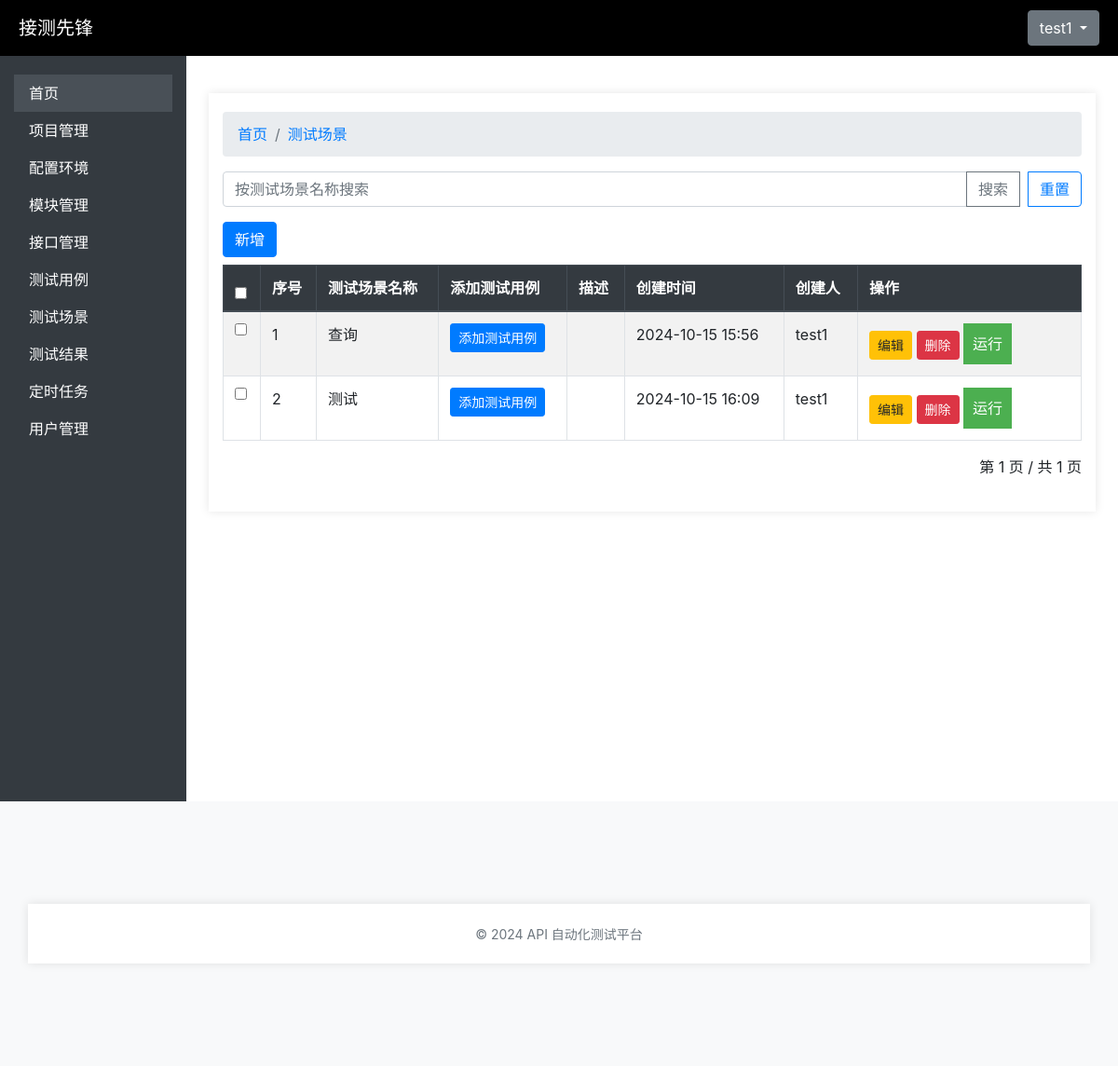
The page /testscenarios/testscenarios/ (signed in) on the database its author committed.
### user_management/models.py (models this page shows)
class Users(AbstractBaseUser):
    id = models.AutoField(primary_key=True)
    username = models.CharField(max_length=150, unique=True)
    email = models.EmailField(unique=True)
    password = models.CharField(max_length=128)
    status = models.BooleanField(default=True)  # 用户状态（是否激活）
    is_logged_in = models.BooleanField(default=False)  # 是否登录
    project = models.CharField(max_length=255, blank=True, null=True)  # 所属项目
    module = models.CharField(max_length=255, blank=True, null=True)  # 所属模块
    is_staff = models.BooleanField(default=False)  # 是否是员工
    is_superuser = models.BooleanField(default=False)  # 是否是超级用户
    USERNAME_FIELD = 'username'
    REQUIRED_FIELDS = ['email']
    objects = UserManager()  # 关联自定义用户管理器
    def __str__(self):
        return self.username
    class Meta:
        verbose_name = '用户信息表'
        verbose_name_plural = '用户信息表'

### testscenario/models.py (models this page shows, shortened)
class TestScenario(models.Model):
    id = models.AutoField(primary_key=True)
    name = models.CharField(max_length=100,verbose_name="场景名称")
    description = models.TextField(blank=True, null=True,verbose_name="描述")
    test_cases = models.ManyToManyField(TestCase, related_name='scenarios',verbose_name="测试用例")
    created_at = models.DateTimeField(auto_now_add=True)
    created_by = models.ForeignKey(Users, on_delete=models.SET_NULL, null=True, verbose_name="创建人")
    class Meta:
        verbose_name = '测试场景表'
        verbose_name_plural = '测试场景表'

### testscenario/views.py (the view)
# urls.py: path('testscenarios/', views.testscenario_list, name='testscenario_list'),
@login_required
def testscenario_list(request):
    query = request.GET.get('q')
    if query:
        testscenarios = TestScenario.objects.filter(name__icontains=query)
    else:
        testscenarios = TestScenario.objects.all()
        testcases = TestCase.objects.all()
    paginator = Paginator(testscenarios, 10)  # 每页显示10个项目
    page_number = request.GET.get('page')
    testscenarios_page = paginator.get_page(page_number)
    return render(request, 'testscenarios/testscenario_list.html', {'testscenarios': testscenarios_page, 'testcases': testcases,'paginator': paginator})

### api_test_platform/templates/testscenarios/testscenario_list.html (shortened to what this page needs)
{% extends 'base.html' %}
{% block content %}
<div class="container mt-4">
    <nav aria-label="breadcrumb">
        <ol class="breadcrumb">
          <li class="breadcrumb-item"><a href="#">首页</a></li>
          <li class="breadcrumb-item active" aria-current="page"><a href="#">测试场景</a></li>
        </ol>
      </nav>
    <div class="row mb-3">
        <div class="col-md-12">
            <form action="{% url 'testscenario_search' %}" method="get">
                <div class="input-group">
                    <input type="text" name="q" class="form-control" placeholder="按测试场景名称搜索" value="{{ request.GET.q }}">
                    <div class="input-group-append">
                        <button class="btn btn-outline-secondary" type="submit">搜索</button>
                        <a href="{% url 'testscenario_list' %}" class="btn btn-outline-primary ml-2">重置</a>
                    </div>
                </div>
            </form>
        </div>
    </div>
    <div class="row">
        <div class="col-md-12">
            <div class="d-flex justify-content-between mb-2">
                <a href="{% url 'testscenario_create' %}" class="btn btn-primary">新增</a>
            </div>
            <div class="table-responsive">
            <table class="table table-bordered table-striped">
                <thead class="thead-dark">
                    <tr>
                        <th style="width:40px"><input type="checkbox" id="select-all"></th>
                        <th style="width:60px">序号</th>
                        <th>测试场景名称</th>
                        <th>添加测试用例</th>
                        <th>描述</th>
                        <th>创建时间</th>
                        <th>创建人</th>
                        <th style="width:240px;">操作</th>
                    </tr>
                </thead>
                <tbody>
                    {% for testscenario in testscenarios %}
                    <tr>
                        <td><input type="checkbox" name="testscenario_ids" value="{{ testscenario.id }}"></td>
                        <td>{{ forloop.counter }}</td>
                        <td>{{ testscenario.name }}</td>
                        <td> <button class="btn btn-sm btn-primary" onclick="openModal({{ testscenario.id }})">添加测试用例</button>
                        </td>
                        <td>{{ testscenario.description }}</td>
                        <td>{{ testscenario.created_at|date:"Y-m-d H:i" }}</td>
                        <td>{{ testscenario.created_by }}</td>
                        <td>
                            <a href="{% url 'testscenario_update' testscenario.id %}" class="btn btn-sm btn-warning">编辑</a>
                            <button class="btn btn-sm btn-danger" onclick="openDeleteModal({{ testscenario.id }})">删除</button>
                            <button class="run-btn" data-id="{{ testscenario.id }}" class="btn btn-sm btn-secondary">
                                运行
                            </button>
                        </td>
                    </tr>
                    {% empty %}
                    <tr>
                        <td colspan="8" class="text-center">无匹配结果。</td>
                    </tr>
                    {% endfor %}
                </tbody>
            </table>
        </div>
 <div id="pages" class="d-flex justify-content-end">
    <nav>
        <ul class="pagination">
            <li class="step-links">
                <span class="current">
                    第 {{ testscenarios.number }} 页 / 共 {{ testscenarios.paginator.num_pages }} 页</span>
            </li>
        </ul>
    </nav>
</div>
        </div>
    </div>
</div>
{% endblock %}

### api_test_platform/templates/base.html (shortened to what this page needs)
<!DOCTYPE html>
<html lang="en">
<head>
    {% load static %}
    <link rel="stylesheet" type="text/css" href="{% static 'css/style.css' %}">
    <link rel="stylesheet" href="https://stackpath.bootstrapcdn.com/bootstrap/4.5.2/css/bootstrap.min.css">
    <link href="https://cdn.jsdelivr.net/npm/bootstrap@4.5.2/dist/css/bootstrap.min.css" rel="stylesheet">
</head>
<body>
    <div class="brand">
        <a href="#" style="color: white;">接测先锋</a>
        <div class="dropdown">
            <button class="btn btn-secondary dropdown-toggle" type="button" data-toggle="dropdown" aria-expanded="false">
                {{ user.username }}
            </button>
        </div>
    </div>
    <div class="container-fluid">
        <div class="row">
            <nav class="col-md-2 d-none d-md-block sidebar">
                <div class="sidebar-sticky">
                    <ul class="nav flex-column">
                        <li class="nav-item">
                            <a class="nav-link active" href="/">首页</a>
                        </li>
                        <li class="nav-item">
                            <a class="nav-link" href="{% url 'project_list' %}">项目管理</a>
                        </li>
                        <li class="nav-item">
                            <a class="nav-link" href="{% url 'environment_list' %}">配置环境</a>
                        </li>
                        <li class="nav-item">
                            <a class="nav-link" href="{% url 'module_list' %}">模块管理</a>
                        </li>
                        <li class="nav-item">
                            <a class="nav-link" href="{% url 'interface_list' %}">接口管理</a>
                        </li>
                        <li class="nav-item">
                            <a class="nav-link" href="{% url 'testcase_list' %}">测试用例</a>
                        </li>
                        <li class="nav-item">
                            <a class="nav-link" href="{% url 'testscenario_list' %}">测试场景</a>
                        </li>
                        <li class="nav-item">
                            <a class="nav-link" href="{% url 'testresult_list' %}">测试结果</a>
                        </li>
                        <li class="nav-item">
                            <a class="nav-link" href="{% url 'scheduled_list' %}">定时任务</a>
                        </li>
                        <li class="nav-item">
                            <a class="nav-link" href="{% url 'user_list' %}">用户管理</a>
                        </li>
                    </ul>
                </div>
            </nav>
            <main role="main" class="col-md-10 ml-sm-auto px-4">
                <div class="d-flex justify-content-between flex-wrap flex-md-nowrap align-items-center pt-3 pb-2 mb-3">
                    {% block content %}{% endblock %}
                </div>
            </main>
        </div>
    </div>
    <footer class="footer text-center">
        <div class="container">
            <span class="text-muted">© 2024 API 自动化测试平台</span>
        </div>
    </footer>
</body>
</html>

### api_test_platform/static/css/style.css (style rules this page uses)
body { font-family: Arial, sans-serif; background-color: #f7f7f7; }
.container { width: 300px; margin: 100px auto; padding: 20px; background-color: white; box-shadow: 0 0 10px rgba(0, 0, 0, 0.1); flex-wrap: wrap; }
label, input { display: block; margin-bottom: 10px; }
button { background-color: #4CAF50; color: white; padding: 10px; border: none; cursor: pointer; }
.table-responsive { overflow-x: auto; }
table { table-layout: auto; width: 100%; }
.table-responsive table.table-bordered th, .table-responsive table.table-bordered td { text-overflow: ellipsis !important; word-break: break-all; word-wrap:break-word; white-space: normal; }

### api_test_platform/templates/base.html (style rules this page uses)
.brand { background-color: #000; font-size: 20px; color: aliceblue; height: 60px; display: flex; align-items: center; justify-content: space-between; padding: 0 20px; }
.sidebar { background-color: #343a40; height: 100vh; color: white; }
.sidebar .nav-link { color: white; }
.sidebar .nav-link.active, .sidebar .nav-link:hover { background-color: #495057; color: #ffffff; }
.sidebar-sticky { padding-top: 20px; }
footer { background-color: #f8f9fa; padding: 10px 0; }
.footer .text-muted { font-size: 14px; }

### rows shown on the page
Users: username "test1"
TestScenario: name "查询", created_at "2024-10-15 15:56", created_by "test1"
TestScenario: name "测试", created_at "2024-10-15 16:09", created_by "test1"

### other values the page prints
{{ testscenarios.number }} "1"
{{ testscenarios.paginator.num_pages }} "1"
